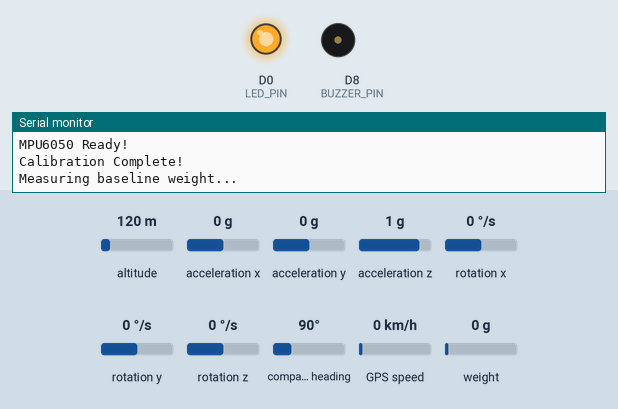
This sketch was run on a simulated ESP8266 (NodeMCU). Shown: output pins drawn as LEDs (lit = HIGH), buzzer (waves = sounding, pin HIGH), the last lines printed to the serial monitor. The test bench sets the inputs (shaded band); at power-on: altitude 120 m, acceleration x 0 g, acceleration y 0 g, acceleration z 1 g, rotation x 0 °/s, rotation y 0 °/s, rotation z 0 °/s, compass heading 90°, GPS speed 0 km/h, weight on the scale 0 g. WiFi joins after 1.5 s; servers stay silent unless stated; the GPS gets a fix after 3 s at 37.7749, -122.4194 with 8 satellites.

Above: at 8.2 s.
At 14.2 s:
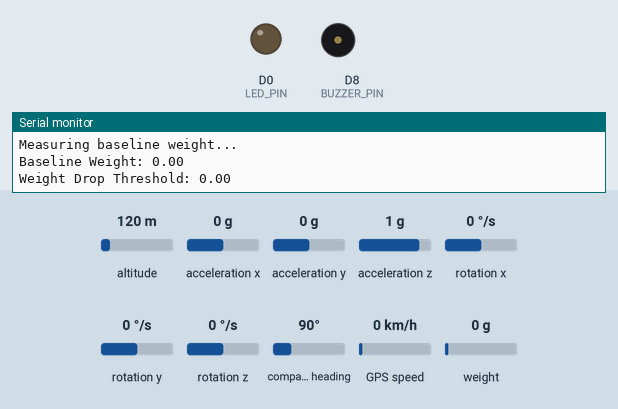
Timing chart, 0 to 15.7 s (numbered marks = the images above):
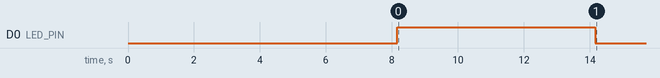

The sketch:

Blynk_v2.ino
```cpp
// Blynk Credentials
#define BLYNK_TEMPLATE_ID "TMPL6be0iNS5f"
#define BLYNK_TEMPLATE_NAME "Final Year Project"
#define BLYNK_AUTH_TOKEN "E097MoFQuAeCSBIEX3YW0TXMFSW9wudw"
#include <Wire.h>
#include <MPU6050.h>
#include <ESP8266WiFi.h>
#include <BlynkSimpleEsp8266.h>
#include <TinyGPS++.h>
#include <SoftwareSerial.h>
#include "HX711.h"

// WiFi Credentials
char ssid[] = "SR14";
char pass[] = "siusiusiu";

// MPU6050 Configuration
MPU6050 mpu;

// HX711 Scale Configuration
#define DT_PIN D4
#define SCK_PIN D3
HX711 scale;
float calibration_factor = 100;
float baselineWeight = 0;
float weightDropThreshold = 0;

// TinyGPS++ and SoftwareSerial objects
static const int RXPin = D6; // NodeMCU RX connected to GPS TXD
static const int TXPin = D5; // NodeMCU TX connected to GPS RXD
static const uint32_t GPSBaud = 9600;
TinyGPSPlus gps;
SoftwareSerial gpsSerial(RXPin, TXPin);

// Timer Variables
unsigned long trigger1Time = 0;
unsigned long trigger2Time = 0;
unsigned long trigger3Time = 0;
unsigned long trigger4Time = 0;
const unsigned long trigger2Timeout = 3000;
const unsigned long trigger3Timeout = 3000;
const unsigned long trigger4Timeout = 2000;
const unsigned long gpsTimeout = 5000;
unsigned long lastGpsDataMillis = 0;
unsigned long previousMillis = 0;
const unsigned long dataUpdateInterval = 1000;

// Threshold Variables
float accelThreshold = 1.8;
float gyroThreshold = 240.0;
float tiltThreshold = 70.0;
float baselineTiltAngle = 0.0;
float percentageThreshold = 25.0;

// Trigger Variables
int triggerCheck = 1;
int alarmRaise = 1;
bool fallDetected = false;
bool isGpsConnected = false;

// Pin Definitions
#define BUTTON_PIN D7
#define BUZZER_PIN D8
#define LED_PIN D0

// Calibration Offsets
float accelOffsetX = 0, accelOffsetY = 0, accelOffsetZ = 0;
float gyroOffsetX = 0, gyroOffsetY = 0, gyroOffsetZ = 0;

// Variables to track GPS data
float lastLatitude = 0.0;
float lastLongitude = 0.0;

// BlynkTimer object
BlynkTimer timer;

void setup() {
  Serial.begin(115200);
  Serial.println("Starting Setup...");

  // Initialize Blynk
  Blynk.begin(BLYNK_AUTH_TOKEN, ssid, pass);

  // Initialize MPU6050
  Wire.begin();
  mpu.initialize();
  if (mpu.testConnection()) {
    Serial.println("MPU6050 Ready!");
    calibrateSensor();
  } else {
    Serial.println("MPU6050 connection failed!");
  }

  // Initialize HX711 Scale
  scale.begin(DT_PIN, SCK_PIN);
  scale.set_scale(calibration_factor);
  scale.tare();
  pinMode(BUTTON_PIN, INPUT_PULLUP);
  pinMode(BUZZER_PIN, OUTPUT);
  pinMode(LED_PIN, OUTPUT);

  // Measure baseline weight
  Serial.println("Measuring baseline weight...");
  digitalWrite(LED_PIN, HIGH);
  delay(5000);
  baselineWeight = scale.get_units(10);
  Serial.print("Baseline Weight: ");
  Serial.println(baselineWeight);
  Serial.print("Weight Drop Threshold: ");
  weightDropThreshold = baselineWeight * 0.4;
  Serial.println(weightDropThreshold);

  digitalWrite(BUZZER_PIN, LOW);
  digitalWrite(LED_PIN, LOW);

  // Initialize GPS serial communication
  gpsSerial.begin(GPSBaud);
  timer.setInterval(1000L, sendGPSData);
  timer.setInterval(1000L, sendWeightToBlynk); // Call every 2 seconds

}

void loop() {
  Blynk.run();
  timer.run();

  if (fallDetected) {
    if (digitalRead(BUTTON_PIN) == LOW) {
      resetSystem();
      delay(300);
    }
    return;
  }

  unsigned long currentMillis = millis();
  if (currentMillis - previousMillis >= dataUpdateInterval) {
    previousMillis = currentMillis;
    sendSensorDataToBlynk();
  }

  while (gpsSerial.available() > 0) {
    gps.encode(gpsSerial.read());
    lastGpsDataMillis = millis();
    isGpsConnected = true;
  }

  monitorSensors();
}

void sendWeightToBlynk() {
    float currentWeight = scale.get_units(3)/1000; // Reduced samples for faster response
    Blynk.virtualWrite(V22, currentWeight);   // Send weight to Blynk
    Serial.print("Weight (kg): ");
    Serial.println(currentWeight);
}

void sendGPSData() {
  unsigned long currentMillis = millis();

  if ((currentMillis - lastGpsDataMillis > gpsTimeout)) {
    if (isGpsConnected) {
      Serial.println("GPS module disconnected or no real-time data.");
      isGpsConnected = false;
      Blynk.virtualWrite(V14, 0);
      Blynk.virtualWrite(V15, 255);
      Blynk.virtualWrite(V0, lastLatitude);
      Blynk.virtualWrite(V1, lastLongitude);
      sendGoogleMapsURL(lastLatitude, lastLongitude);
      Serial.print("Last Known Location: ");
      Serial.print(lastLatitude, 6);
      Serial.print(",");
      Serial.println(lastLongitude, 6);
    }
    return;
  }

  if (gps.location.isValid()) {
    float latitude = gps.location.lat();
    float longitude = gps.location.lng();
    lastLatitude = latitude;
    lastLongitude = longitude;
    Blynk.virtualWrite(V14, 255);
    Blynk.virtualWrite(V15, 0);
    Blynk.virtualWrite(V0, latitude);
    Blynk.virtualWrite(V1, longitude);
    sendGoogleMapsURL(latitude, longitude);
    Serial.print("Location: ");
    Serial.print(latitude, 6);
    Serial.print(",");
    Serial.println(longitude, 6);
  } else {
    Serial.println("Waiting for valid GPS signal...");
  }
}

void sendGoogleMapsURL(float latitude, float longitude) {
  String googleMapsURL = "https://www.google.com/maps?q=" + String(latitude, 6) + "," + String(longitude, 6);
  Blynk.setProperty(V16, "url", googleMapsURL);
  Serial.print("Google Maps URL: ");
  Serial.println(googleMapsURL);
}

void sendSensorDataToBlynk() {
  int16_t gx, gy, gz, ax, ay, az;
  mpu.getRotation(&gx, &gy, &gz);
  mpu.getAcceleration(&ax, &ay, &az);

  float gyroX = gx / 131.0;
  float gyroY = gy / 131.0;
  float gyroZ = gz / 131.0;

  float accelX = ax / 16384.0;
  float accelY = ay / 16384.0;
  float accelZ = az / 16384.0;

  Blynk.virtualWrite(V3, accelX);
  Blynk.virtualWrite(V4, accelY);
  Blynk.virtualWrite(V5, accelZ);
  Blynk.virtualWrite(V6, gyroX);
  Blynk.virtualWrite(V7, gyroY);
  Blynk.virtualWrite(V8, gyroZ);

}

void activateAlarm() {
  digitalWrite(BUZZER_PIN, HIGH);
  digitalWrite(LED_PIN, HIGH);
  Blynk.virtualWrite(V21, 255);
  Blynk.logEvent("fall_detected", "Fall detected! Immediate assistance required.");
}

void resetSystem() {
  fallDetected = false;
  triggerCheck = 1;
  alarmRaise = 1;
  digitalWrite(BUZZER_PIN, LOW);
  digitalWrite(LED_PIN, LOW);
  Blynk.virtualWrite(V17, 0);
  Blynk.virtualWrite(V18, 0);
  Blynk.virtualWrite(V19, 0);
  Blynk.virtualWrite(V20, 0);
  Blynk.virtualWrite(V21, 0);
  Blynk.logEvent("system_reseted", "System has been reset due to a false alarm.");
  Serial.println("System Reset by Button Press or Timeout");
}

void monitorSensors() {
  int16_t gx, gy, gz, ax, ay, az;
  mpu.getRotation(&gx, &gy, &gz);
  mpu.getAcceleration(&ax, &ay, &az);

  float gyroX = (gx / 131.0) - gyroOffsetX;
  float gyroY = (gy / 131.0) - gyroOffsetY;
  float gyroZ = (gz / 131.0) - gyroOffsetZ;

  float accelX = (ax / 16384.0) - accelOffsetX;
  float accelY = (ay / 16384.0) - accelOffsetY;
  float accelZ = (az / 16384.0) - accelOffsetZ;

  if (triggerCheck == 1) {
    float angularVelocity = sqrt(gyroX * gyroX + gyroY * gyroY + gyroZ * gyroZ);
    if (angularVelocity > gyroThreshold) {
      Blynk.virtualWrite(V17, 255);
      trigger1Time = millis();
      triggerCheck++;
      alarmRaise++;
    }
  }

  if (triggerCheck == 2) {
    unsigned long currentTime = millis();
    float totalAccel = sqrt(accelX * accelX + accelY * accelY + accelZ * accelZ);
    if (totalAccel > accelThreshold) {
      Blynk.virtualWrite(V18, 255);
      trigger2Time = millis();
      baselineTiltAngle = calculateTiltAngle(accelX, accelY, accelZ);
      triggerCheck++;
      alarmRaise++;
    } else if (currentTime - trigger1Time > trigger2Timeout) {
      Blynk.virtualWrite(V18, 0);
      triggerCheck++;
    }
  }

  if (triggerCheck == 3) {
    unsigned long currentTime = millis();
    float tiltAngle = calculateTiltAngle(accelX, accelY, accelZ);
    float percentageChange = abs(tiltAngle - baselineTiltAngle) / baselineTiltAngle * 100;
    if (percentageChange > percentageThreshold) {
      Blynk.virtualWrite(V19, 255);
      triggerCheck++;
      alarmRaise++;
    } else if (currentTime - trigger2Time > trigger3Timeout) {
      Blynk.virtualWrite(V19, 0);
      triggerCheck++;
    }
  }

  if (triggerCheck == 4) {
    unsigned long currentTime = millis();
    float weight = scale.get_units(10);
    float weightDrop = baselineWeight - weight;
    if (weightDrop > weightDropThreshold) {
      Blynk.virtualWrite(V20, 255);
      alarmRaise++;
      triggerCheck++;
    } else if (currentTime - trigger3Time > trigger4Timeout) {
      Blynk.virtualWrite(V20, 0);
      resetSystem();
    }
  }

  if (triggerCheck == 5 && alarmRaise < 5) {
    resetSystem();
  }

  if (alarmRaise == 5) {
    fallDetected = true;
    activateAlarm();
  }
}

float calculateTiltAngle(float accelX, float accelY, float accelZ) {
  return acos(accelZ / sqrt(accelX * accelX + accelY * accelY + accelZ * accelZ)) * 180.0 / PI;
}

void calibrateSensor() {
  int numSamples = 100;
  int16_t gx, gy, gz, ax, ay, az;
  for (int i = 0; i < numSamples; i++) {
    mpu.getRotation(&gx, &gy, &gz);
    mpu.getAcceleration(&ax, &ay, &az);
    gyroOffsetX += gx / 131.0;
    gyroOffsetY += gy / 131.0;
    gyroOffsetZ += gz / 131.0;
    accelOffsetX += ax / 16384.0;
    accelOffsetY += ay / 16384.0;
    accelOffsetZ += az / 16384.0;
    delay(50);
  }
  gyroOffsetX /= numSamples;
  gyroOffsetY /= numSamples;
  gyroOffsetZ /= numSamples;
  accelOffsetX /= numSamples;
  accelOffsetY /= numSamples;
  accelOffsetZ /= numSamples;
  Serial.println("Calibration Complete!");
} 
```
